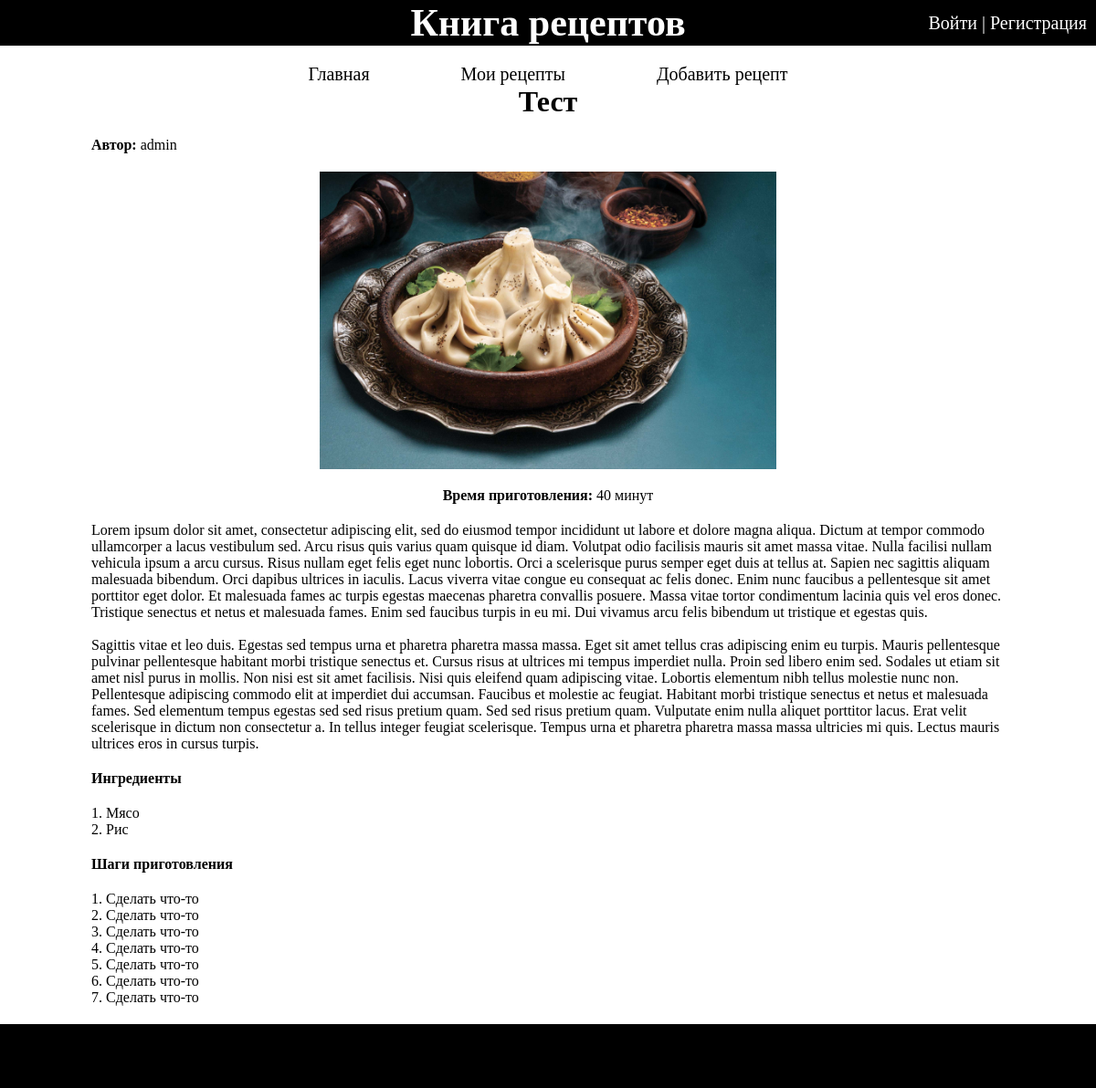
/recipe/1, run on the app's committed database.
### Recipe/models.py (models this page shows)
class Recipe(models.Model):
    title = models.CharField(max_length=200, verbose_name='Заголовок')
    description = models.TextField(blank=True, verbose_name='Описание')
    ingredients = models.TextField(blank=True, verbose_name='Ингредиенты')
    cooking_steps = models.TextField(blank=True, verbose_name='Шаги приготовления')
    cooking_time = models.IntegerField(blank=True, default=0, verbose_name='Время приготовления (минут)')
    image = models.ImageField(
        upload_to='photos/%Y/%m/%d/',
        blank=True,
        default=None,
        null=True,
        verbose_name='Изображение'
    )
    author = models.ForeignKey(
        get_user_model(),
        on_delete=models.SET_NULL,
        related_name='recipes',
        null=True,
        default=None,
        verbose_name='Автор'
    )
    time_create = models.DateTimeField(auto_now_add=True, verbose_name='Время создания')
    category = models.ManyToManyField(
        'Category',
        blank=True,
        related_name='category_recipies',
        verbose_name='Категория'
    )
    class Meta:
        verbose_name = 'Рецепты'
        verbose_name_plural = 'Рецепты'
        ordering = ['-time_create']

### Recipe/views.py (the view)
# urls.py: path('recipe/<int:pk>', views.DetailRecipe.as_view(), name='recipe'),
class DetailRecipe(UpdateView):
    model = models.Recipe
    fields = '__all__'
    template_name = 'Recipe/recipe.html'
    success_url = reverse_lazy('main')
    context_object_name = 'recipe'

### Recipe/templatetags/recipe_tags.py (called while the page is built)
@register.simple_tag()
def get_menu():
    menu = [
        {'name': 'Главная', 'url': reverse_lazy('main'), 'service_name': 'main'},
        {'name': 'Мои рецепты', 'url': reverse_lazy('my_recipes'), 'service_name': 'my_recipes'},
        {'name': 'Добавить рецепт', 'url': reverse_lazy('add_recipe'), 'service_name': 'add_recipe'}
    ]
    return menu

@register.inclusion_tag('Recipe/menu.html')
def show_menu(service_menu_name=None):
    menu = get_menu()
    return {'menu': menu, 'service_menu_name': service_menu_name}

### Recipe/templates/Recipe/recipe.html (shortened to what this page needs)
{% extends 'base.html' %}
{% load static %}
{% load recipe_tags %}
{% block css %}
<link type="text/css" rel="stylesheet" href="{% static 'Recipe/css/recipe.css' %}"/>
<link type="text/css" rel="stylesheet" href="{% static 'Recipe/css/menu.css' %}"/>
{% endblock %}
{% block content %}
{% show_menu service_menu_name %}
{% if recipe %}
    <div class="recipe-container-center">
        <div class="recipe-container">
            <h1 class="recipe-header">{{ recipe.title }}</h1>
            {% if recipe.author %}
                <p class="recipe-description"><strong>Автор: </strong> {{ recipe.author }}</p>
            {% endif %}
            {% if recipe.image %}
                <img class="recipe-img" src="{{ recipe.image.url }}">
            {% endif %}
            {% if recipe.cooking_time %}
                <p><strong>Время приготовления: </strong> {{ recipe.cooking_time }} минут</p>
            {% endif %}
            <p class="recipe-description">
                {{ recipe.description|linebreaksbr }}
            </p>
            {% if recipe.ingredients %}
                <h4 class="recipe-field-header">Ингредиенты</h4>
                <p class="recipe-description">
                    {{ recipe.ingredients|linebreaksbr  }}
                </p>
            {% endif %}
            {% if recipe.cooking_steps %}
                <h4 class="recipe-field-header">Шаги приготовления</h4>
                <p class="recipe-description">
                    {{ recipe.cooking_steps|linebreaksbr  }}
                </p>
            {% endif %}
        </div>
    </div>
{% endif %}
{% endblock content %}

### Recipe/static/Recipe/css/base.css (style rules this page uses)
* { margin: 0; padding: 0; }
html, body { height: 100%; }

### Recipe/static/Recipe/css/recipe.css (style rules this page uses)
.recipe-container-center { display: flex; flex-direction: column; align-items: center; margin-bottom: 20px; }
.recipe-container { display: flex; flex-direction: column; gap: 20px; align-items: center; max-width: 1000px; }
.recipe-header { text-align: center; }
.recipe-img { display: block; margin-left: auto; margin-right: auto; width: 500px; }
.recipe-field-header { width: 100%; text-align: start; }
.recipe-description { width: 100%; text-align: start; }

### data on the page
Recipe: title "Тест", author "admin", image (picture), cooking_time "40", description "Lorem ipsum dolor sit amet, consectetur adipiscing elit, sed do eiusmod tempor incididunt ut labore et dolore magna aliqua. Dictum at tempor commodo ullamcorper a lacus vestibulum sed. Arcu risus quis varius quam quisque id diam. Volutpat odio facilisis mauris sit amet massa vitae. Nulla facilisi nullam vehicula ipsum a arcu cursus. Risus nullam eget felis eget nunc lobortis. Orci a scelerisque purus semper eget duis at tellus at. Sapien nec sagittis aliquam malesuada bibendum. Orci dapibus ultrices in iaculis. Lacus viverra vitae congue eu consequat ac felis donec. Enim nunc faucibus a pellentesque sit amet porttitor eget dolor. Et malesuada fames ac turpis egestas maecenas pharetra…", ingredients "1. Мясо 2. Рис", cooking_steps "1. Сделать что-то 2. Сделать что-то 3. Сделать что-то 4. Сделать что-то 5. Сделать что-то 6. Сделать что-то 7. Сделать что-то"

### other printed values
{{ item.name }} "Главная" "Мои рецепты" "Добавить рецепт"
